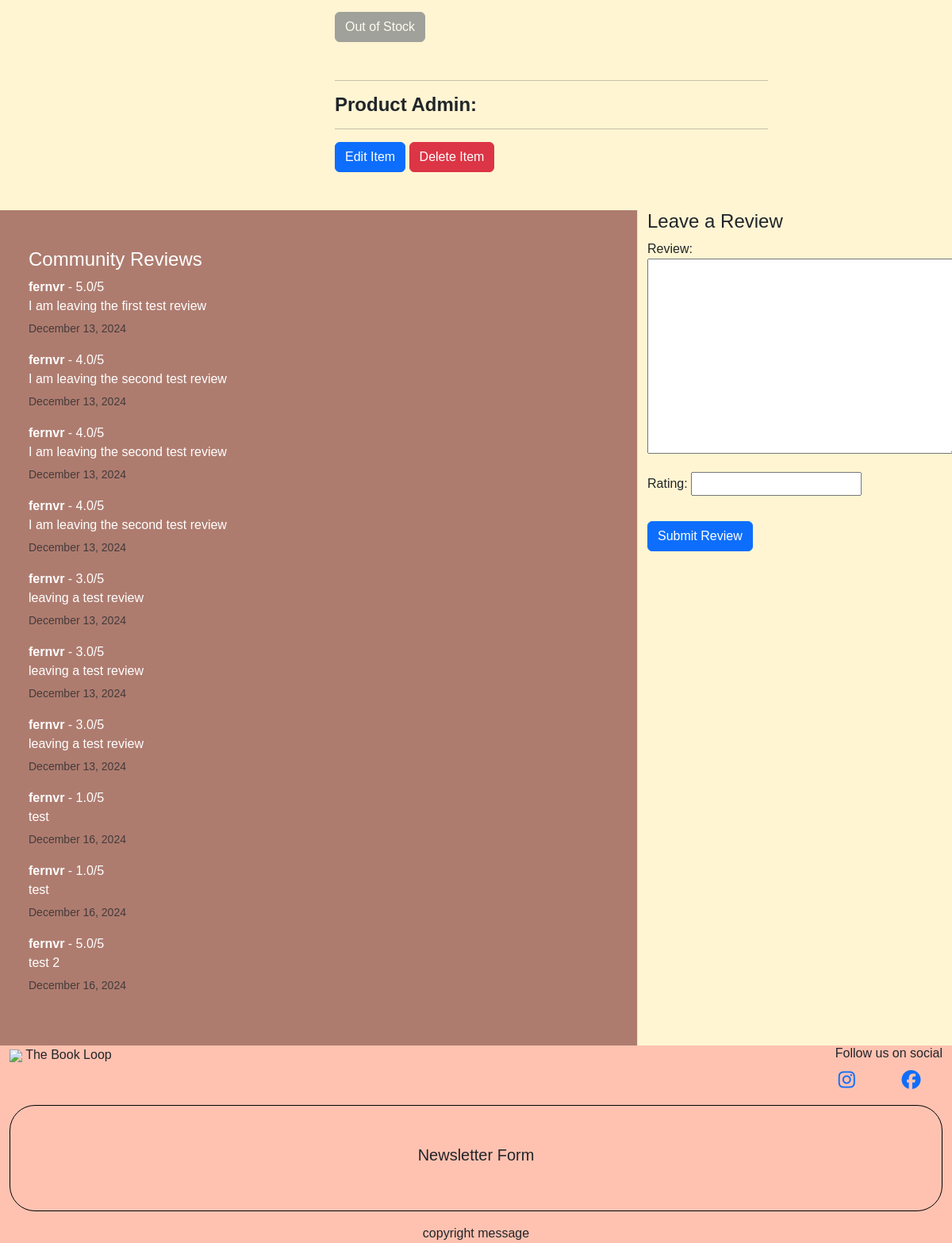
The app's page /bookstore/book/2/ (signed in, lower part), older data.
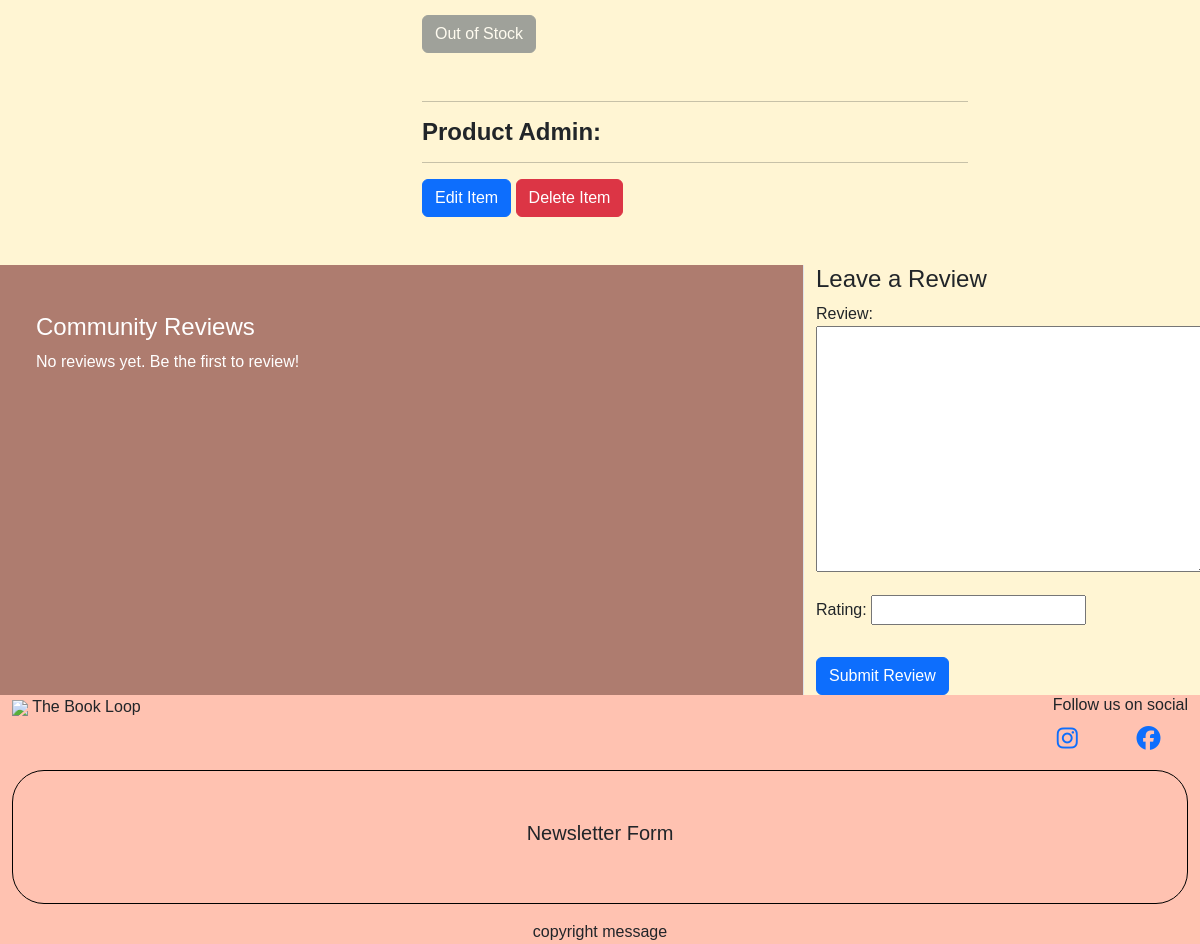
The same page, newer data.
### bookstore/models.py (models this page shows, shortened)
class Review(models.Model):
    author = models.ForeignKey(
        User, on_delete=models.CASCADE, related_name="reviewer"
    )
    book = models.ForeignKey(
        Book, on_delete=models.CASCADE, related_name="book_reviewed"
    )
    review = models.TextField()
    rating = models.DecimalField(max_digits=2, decimal_places=1, null=True, blank=True)
    created_on = models.DateTimeField(auto_now_add=True)
    class Meta:
        ordering = ["created_on"]

### bookstore/views.py (the view, shortened to what this page needs)
# urls.py: path('book/<int:book_id>/', views.book_detail, name='book_detail'),
def book_detail(request, book_id):
    book = get_object_or_404(Book, pk=book_id)
    reviews = Review.objects.filter(book=book)
    form = ReviewForm()
    context = {
        'book': book,
        'reviews': reviews,
        'form': form,
    }
    return render(request, 'bookstore/book_detail.html', context)

### bookstore/forms.py
class ReviewForm(forms.ModelForm):
    class Meta:
        model = Review
        fields = ['review', 'rating']

### basket/contexts.py (called while the page is built, shortened)
def basket_contents(request):
    basket_items = []
    total = 0
    book_count = 0
    basket = request.session.get('basket', {})
    delivery = Decimal(3) if total < 40 else Decimal(0)
    grand_total = delivery + total
    context = {
        'basket_items': basket_items,
        'total': total,
        'book_count': book_count,
        'delivery': delivery,
        'free_delivery_threshold': 40,
        'grand_total': grand_total,
        }
    return context

### bookstore/templates/bookstore/book_detail.html (shortened to what this page needs)
{% extends 'base.html' %}
{% load static %}
{% block content %}
<section id="book-detail">
	<div class="container mt-5 mb-5">
		<div class="row">
			<div class="col-md-4">
			</div>
			<div class="col-md-6">
				<div class="detail-btns">
					{% if book.in_stock %}
					<a class="btn btn-primary" href="{% url 'add_to_basket' book.id %}">
						Add to Basket
						<i class="fa-solid fa-basket-shopping"></i>
					</a>
						{% if user.is_authenticated %}
					<a class="btn" href="#">
						Add to Wish-list
						<i class="fa-solid fa-gift"></i>
					</a>
						{% endif %}
					{% else %}
					<button class="btn btn-secondary" disabled>
						Out of Stock
					</button>
					{% endif %}
					{% if request.user.is_superuser %}
					<div class="mt-5">
						<hr>
						<h4>
							<strong>Product Admin:</strong>
						</h4>
						<hr>
						<a class=" btn btn-primary" href="#">Edit Item</a>
						<a class="btn btn-danger" href="#">Delete Item</a>
					</div>
					{% endif %}
				</div>
			</div>
		</div>
	</div>
</section>
<section id="reviews">
	<div class="row">
		<div class="col-md-8 review-list p-5 border-end">
			<h4>Community Reviews</h4>
			{% if reviews %}
			<ul class="list-unstyled">
				{% for review in reviews %}
				<li class="mb-3">
					<strong>{{ review.author.username }}</strong> - {{ review.rating }}/5
					<p class="mb-1">{{ review.review }}</p>
					<small class="text-muted">{{ review.created_on|date:"F j, Y" }}</small>
				</li>
				{% endfor %}
			</ul>
			{% else %}
			<p>No reviews yet. Be the first to review!</p>
			{% endif %}
		</div>
		<div class="col-md-4 add-review">
			<h4>Leave a Review</h4>
			{% if user.is_authenticated %}
			<form method="POST">
				{{ form.as_p }}
				<button type="submit" class="btn btn-primary mt-3">Submit Review</button>
			</form>
			{% else %}
			<p><a href="#" class="btn btn-link">Log in</a> to leave a review.</p>
			{% endif %}
		</div>
	</div>
</section>
{% endblock %}

### templates/base.html (shortened to what this page needs)
{% load static %}
{% load cloudinary %}
<!DOCTYPE html>
<html lang="en">
<head>
    {% block corecss %}
    <link rel="stylesheet" href="https://cdnjs.cloudflare.com/ajax/libs/font-awesome/5.15.3/css/all.min.css">
    <link href="https://cdn.jsdelivr.net/npm/bootstrap@5.3.1/dist/css/bootstrap.min.css" rel="stylesheet">
    <link rel="stylesheet" href="{% static 'css/style.css' %}">
    {% endblock %}
</head>
<body class="d-flex flex-column min-vh-100">
    <section>
        {% block content %}
        {% endblock %}
    </section>
    <footer class="mt-auto container-fluid">
        <div class="d-flex footer">
            <section id="logo">
                <a class="navbar-brand logo" href="#">
                    <img src="{% url 'home' %}">
                    The Book Loop
                </a>
            </section>
            <section id="social-links">
                <h6>Follow us on social</h6>
                <div class="row social-icon-link">
                    <div class="col-6">
                        <a href="https://www.instagram.com" target="_blank" aria-label="instagram" class="reg-links">
                            <i class="fa-brands fa-instagram h4 m-1"></i>
                        </a>
                    </div>
                    <div class="col-6">
                        <a href="https://www.facebook.com" target="_blank" aria-label="facebook" class="reg-links">
                            <i class="fa-brands fa-facebook h4 m-1"></i>
                        </a>
                    </div>
                </div>
            </section>
        </div>
        <section id="newsletter" class="newsletter-form text-center mt-3">
            <h5> Newsletter Form </h5>
        </section>
        <div id="copyright" class="text-center mt-3">
            copyright message
        </div>
    </footer>
</body>
</html>

### static/css/style.css (style rules this page uses)
body { font-family: Arial, sans-serif; background-color: #fff5d3; }
.logo { width: 100px; }
footer { background-color: #ffc2b1; }
.footer { justify-content: space-between; }
.newsletter-form { border: 1px solid black; border-radius: 2rem; padding: 50px 20px; }
.review-list { background-color: #ae7c6f; color: white; }

Row changes from the older to the newer data that the page shows:
removed Review: author.username "fernvr", rating "5.0", review "I am leaving the first test review", created_on "December 13, 2024"
removed Review: author.username "fernvr", rating "4.0", review "I am leaving the second test review", created_on "December 13, 2024"
removed Review: author.username "fernvr", rating "4.0", review "I am leaving the second test review", created_on "December 13, 2024"
removed Review: author.username "fernvr", rating "4.0", review "I am leaving the second test review", created_on "December 13, 2024"
removed Review: author.username "fernvr", rating "3.0", review "leaving a test review", created_on "December 13, 2024"
removed Review: author.username "fernvr", rating "3.0", review "leaving a test review", created_on "December 13, 2024"
removed Review: author.username "fernvr", rating "3.0", review "leaving a test review", created_on "December 13, 2024"
removed Review: author.username "fernvr", rating "1.0", review "test", created_on "December 16, 2024"
removed Review: author.username "fernvr", rating "1.0", review "test", created_on "December 16, 2024"
removed Review: author.username "fernvr", rating "5.0", review "test 2", created_on "December 16, 2024"
Text that changed along with them:
text now shown: "No reviews yet. Be the first to review!"
